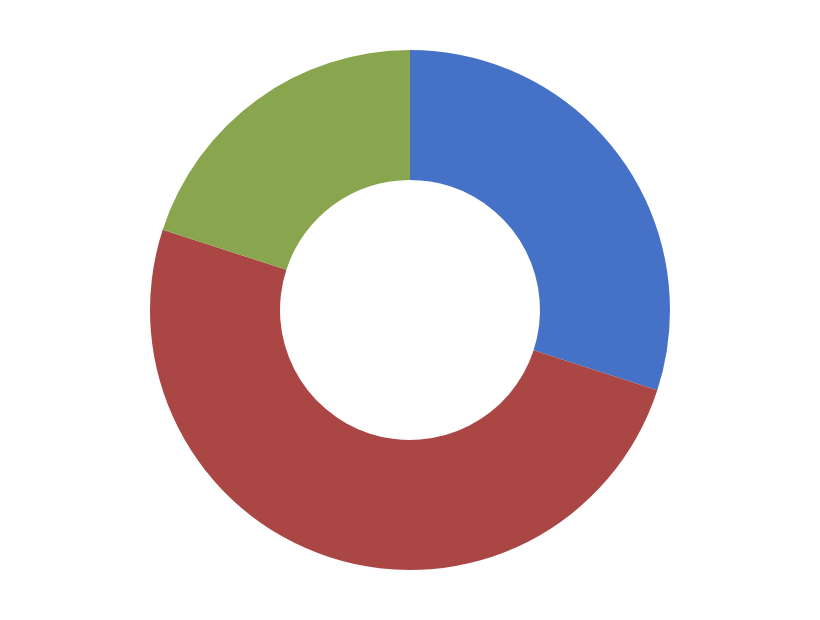

Specify this chart in Vega-Lite:
### Vega specification from a JSON file in a GitHub repository (floating-point values rounded to 4 significant figures)
{"$schema": "https://vega.github.io/schema/vega/v6.json", "width": 400, "height": 300, "padding": 5, "autosize": "none", "signals": [{"name": "cx", "update": "width / 2"}, {"name": "cy", "update": "height / 2"}, {"name": "r", "update": "min(cx, cy) - 20"}, {"name": "innerR", "update": "r * 0.5"}], "data": [{"name": "table", "values": [{"part": "a", "value": 3}, {"part": "b", "value": 5}, {"part": "c", "value": 2}], "transform": [{"type": "stack", "sort": {"field": "part"}, "field": "value", "offset": "normalize", "as": ["s", "e"]}, {"type": "formula", "expr": "datum.s * 6.283185307179586", "as": "start"}, {"type": "formula", "expr": "datum.e * 6.283185307179586", "as": "end"}]}], "scales": [{"name": "color", "type": "ordinal", "domain": {"data": "table", "field": "part"}, "range": ["#4572c7", "#aa4643", "#89a54e"]}], "marks": [{"type": "arc", "from": {"data": "table"}, "encode": {"update": {"x": {"signal": "cx"}, "y": {"signal": "cy"}, "startAngle": {"field": "start"}, "endAngle": {"field": "end"}, "innerRadius": {"signal": "innerR"}, "outerRadius": {"signal": "r"}, "fill": {"scale": "color", "field": "part"}}}}]}
